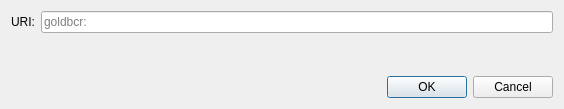
<?xml version="1.0" encoding="UTF-8"?>
<ui version="4.0">
 <class>OpenURIDialog</class>
 <widget class="QDialog" name="OpenURIDialog">
  <property name="geometry">
   <rect>
    <x>0</x>
    <y>0</y>
    <width>564</width>
    <height>109</height>
   </rect>
  </property>
  <property name="windowTitle">
   <string>Open goldbcr URI</string>
  </property>
  <layout class="QVBoxLayout" name="verticalLayout">
   <item>
    <layout class="QHBoxLayout" name="horizontalLayout">
     <item>
      <widget class="QLabel" name="label">
       <property name="text">
        <string>URI:</string>
       </property>
      </widget>
     </item>
     <item>
      <widget class="QValidatedLineEdit" name="uriEdit">
       <property name="placeholderText">
        <string notr="true">goldbcr:</string>
       </property>
      </widget>
     </item>
    </layout>
   </item>
   <item>
    <spacer name="verticalSpacer">
     <property name="orientation">
      <enum>Qt::Vertical</enum>
     </property>
     <property name="sizeHint" stdset="0">
      <size>
       <width>20</width>
       <height>40</height>
      </size>
     </property>
    </spacer>
   </item>
   <item>
    <widget class="QDialogButtonBox" name="buttonBox">
     <property name="orientation">
      <enum>Qt::Horizontal</enum>
     </property>
     <property name="standardButtons">
      <set>QDialogButtonBox::Cancel|QDialogButtonBox::Ok</set>
     </property>
    </widget>
   </item>
  </layout>
 </widget>
 <customwidgets>
  <customwidget>
   <class>QValidatedLineEdit</class>
   <extends>QLineEdit</extends>
   <header>qt/qvalidatedlineedit.h</header>
  </customwidget>
 </customwidgets>
 <resources/>
 <connections>
  <connection>
   <sender>buttonBox</sender>
   <signal>accepted()</signal>
   <receiver>OpenURIDialog</receiver>
   <slot>accept()</slot>
   <hints>
    <hint type="sourcelabel">
     <x>248</x>
     <y>254</y>
    </hint>
    <hint type="destinationlabel">
     <x>157</x>
     <y>274</y>
    </hint>
   </hints>
  </connection>
  <connection>
   <sender>buttonBox</sender>
   <signal>rejected()</signal>
   <receiver>OpenURIDialog</receiver>
   <slot>reject()</slot>
   <hints>
    <hint type="sourcelabel">
     <x>316</x>
     <y>260</y>
    </hint>
    <hint type="destinationlabel">
     <x>286</x>
     <y>274</y>
    </hint>
   </hints>
  </connection>
 </connections>
</ui>
